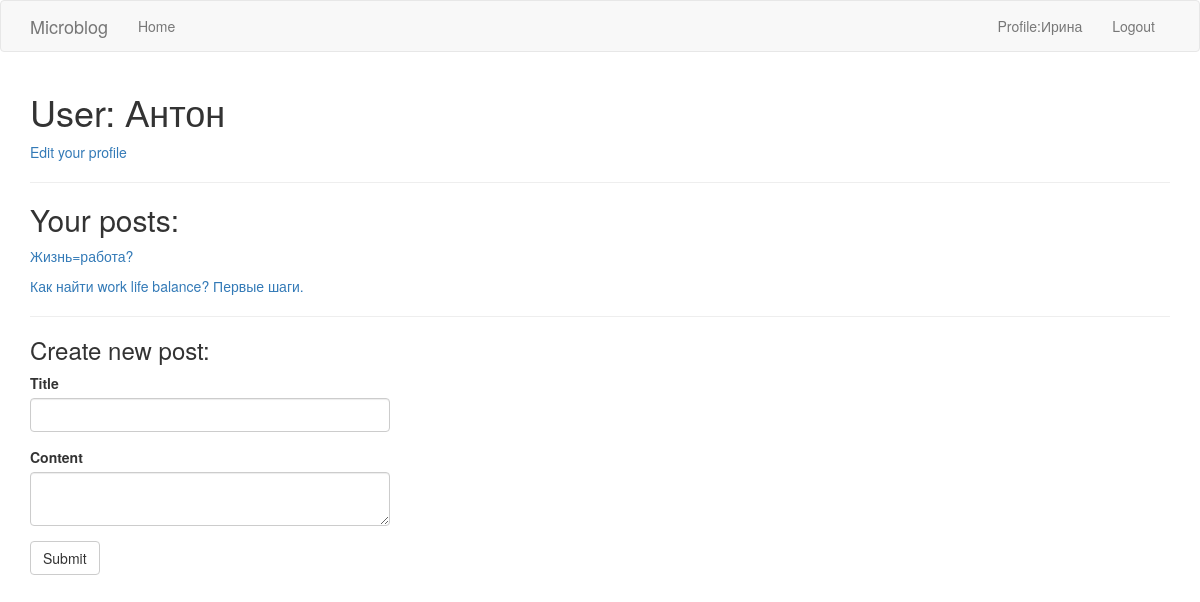
The page /user/Антон (signed in) on the database its author committed.
### blog/models.py (models this page shows, shortened)
class Users(UserMixin, db.Model):
    id = db.Column(db.Integer, primary_key=True)
    username = db.Column(db.String(64), index=True, unique=True)
    email = db.Column(db.String(120), index=True, unique=True)
    password_hash = db.Column(db.String(128))
    posts = db.relationship("Posts", backref='author', lazy='dynamic', cascade="all,delete")
    comments = db.relationship("Comments", backref="author", lazy="dynamic", cascade="all,delete")

class Posts(db.Model):
    id = db.Column(db.Integer, primary_key=True)
    author_id = db.Column(db.Integer, db.ForeignKey('users.id'))
    title = db.Column(db.String(64))
    content = db.Column(db.String(2000))
    publication_datetime = db.Column(db.DateTime, index=True, default=datetime.utcnow)
    comments = db.relationship("Comments", backref="post", lazy="dynamic", cascade="all,delete")

### blog/routes.py (the view)
@app.route('/user/<username>', methods=['GET', 'POST'])
@login_required
def user(username):
    form = CreatePostCommentForm()
    user = Users.query.filter_by(username=username).first_or_404()
    posts = Posts.query.filter_by(author=user).all()
    if form.validate_on_submit():
        post = Posts(title=form.title.data, content=form.content.data, author=user)
        db.session.add(post)
        db.session.commit()
        flash('Congratulations, you`ve successfully created new post!')
        return redirect(url_for('user', username=username))
    return render_template('user.html', user=user, posts=posts, form=form)

### blog/forms.py
class CreatePostCommentForm(FlaskForm):
    title = StringField("Title", validators=[DataRequired()])
    content = TextAreaField("Content", validators=[Length(min=0, max=2000)])
    submit = SubmitField("Submit")

### blog/models.py (called while the page is built)
@login.user_loader
def load_user(id):
    return Users.query.get(int(id))

### blog/templates/user.html
{% extends "base.html" %}
{% block app_content %}
    <h1>User: {{ user.username }}</h1>
    <p><a href="{{ url_for('edit_profile') }}">Edit your profile</a></p>
    <hr>
    {% if posts %}
        <h2>Your posts:</h2>
        {% for post in posts %}
            <p><a href="{{ url_for('post', post_id=post.id) }}">{{ post.title }}</a></p>
        {% endfor %}
    {% else %}
        <h1>You haven't got any posts, create it!</h1>
    {% endif %}
    <hr>
    <h3>Create new post:</h3>
    {% include 'create_post_comment.html' %}
{% endblock %}

### blog/templates/base.html (shortened to what this page needs)
{% extends 'bootstrap/base.html' %}
{% block navbar %}
    <nav class="navbar navbar-default">
        <div class="container">
            <div class="navbar-header">
                <a class="navbar-brand" href="{{ url_for('index') }}">Microblog</a>
            </div>
            <div class="collapse navbar-collapse" id="bs-example-navbar-collapse-1">
                <ul class="nav navbar-nav">
                    <li><a href="{{ url_for('index') }}">Home</a></li>
                </ul>
                <ul class="nav navbar-nav navbar-right">
                    {% if current_user.is_anonymous %}
                    <li><a href="{{ url_for('login') }}">Login</a></li>
                    {% else %}
                    <li><a href="{{ url_for('user', username=current_user.username) }}">Profile:{{ current_user.username }}</a></li>
                    <li><a href="{{ url_for('logout') }}">Logout</a></li>
                    {% endif %}
                </ul>
            </div>
        </div>
    </nav>
{% endblock %}
{% block content %}
    <div class="container">
        {% block app_content %}{% endblock %}
    </div>
{% endblock %}

### rows shown on the page
Users: username "Ирина"
Users: username "Антон"
Posts: title "Жизнь=работа?"
Posts: title "Как найти work life balance? Первые шаги."
